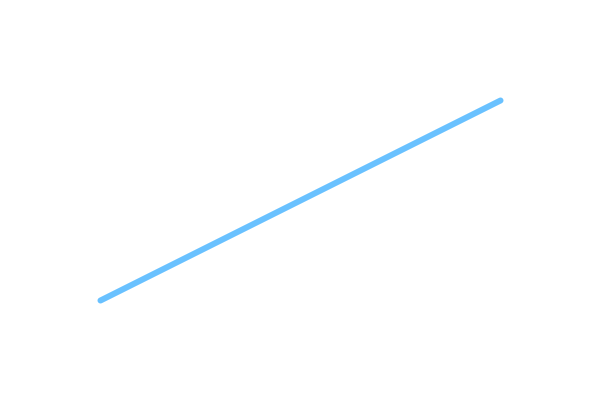
Frame 1 (no input)
Frame 60 (the mouse pressed at the canvas centre just before this capture): identical to frame 1, image omitted
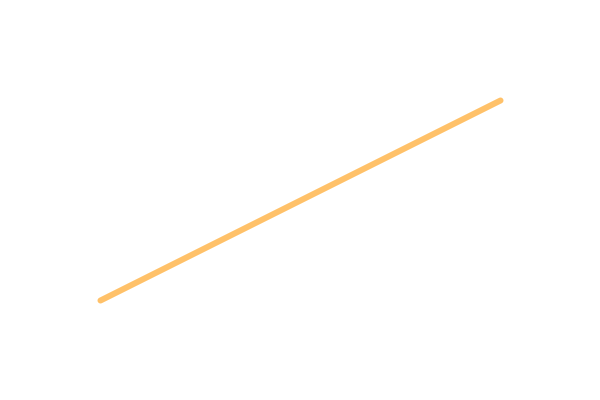
Frame 120 (the mouse held since frame 60 and released just before this capture)

The Processing sketch that drew these frames (run headless with seeded random() and noise(); from frame 60 on, the mouse is pressed at the canvas centre):

// Processing sketch: line_collision
// ── line_collision.pde
float px = 0;     // point position (set by mouse)
float py = 0;

float x1 = 100;   // line defined by two points
float y1 = 300;
float x2 = 500;
float y2 = 100;


void setup() {
  size(600,400);
  //noCursor();

  strokeWeight(6);  // make things a little easier to see
}

void draw(){
  background(255);
  
  px = mouseX;
  py = mouseY;
  
  //check for collision
  //if hit change line colour
  boolean hit = linePoint(x1,y1, x2,y2, px,py);
  if (hit) stroke(255,150,0,150);
  else stroke(0,150,255,150);
  line(x1,y1, x2,y2);
  
  //draw point
  stroke(0,150);
  //point(px,py);
}

//line point
boolean linePoint(float x1, float y1, float x2, float y2, float px, float py){
  //distance between the point and the two ends of the line
  float d1 = dist(px,py, x1,y1);
  float d2 = dist(px,py, x2,y2);
  
  //dist finds length of line though pythagoras
  float lineLen = dist(x1, y1, x2, y2); 
  
  //since floats are very accurate, the collision only occurs if the point is exactly on the line
  // we need a buffer
  
  float buffer = 0.1; //higher number, less acurate collision
  
  if (d1+d2 >= lineLen-buffer && d1+d2 <= lineLen+buffer){
  return true;
  }
  return false;
}




// if d1+d2 is equal to the length of the line, we are on the line
